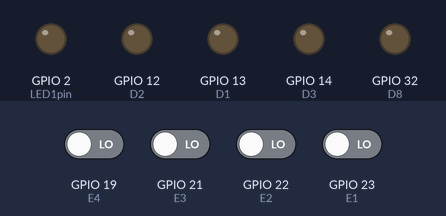
This sketch was run on a simulated ESP32. Shown: output pins drawn as LEDs (lit = HIGH). The inputs (shaded band) are chosen by the test bench; at power-on: GPIO 19 (E4), GPIO 21 (E3), GPIO 22 (E2), GPIO 23 (E1) LOW. WiFi joins after 1.5 s; servers stay silent unless stated; storage starts empty; pins used as bus, display or sensor lines are not drawn; what the sketch prints to the serial monitor is not drawn.

Above: at 3.3 s.
3.4 s: GPIO 19 (E4) driven HIGH
At 4.1 s:
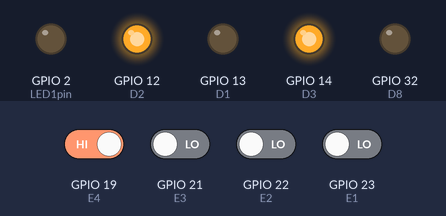
4.9 s: GPIO 21 (E3) driven HIGH
At 5.2 s:
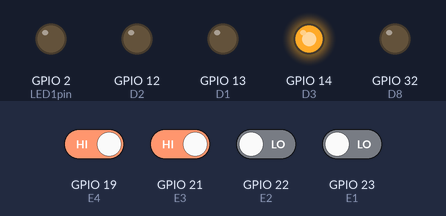
7.9 s: GPIO 19 (E4) driven LOW
At 8.7 s:
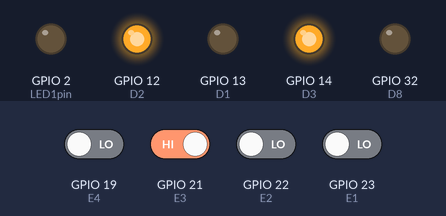
9.4 s: GPIO 21 (E3) driven LOW
At 9.8 s:
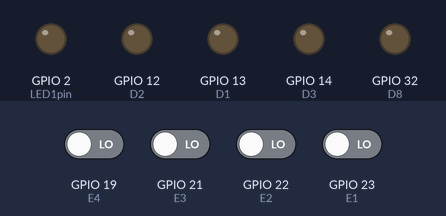
10.9 s: GPIO 19 (E4) driven HIGH and GPIO 21 (E3) driven HIGH and GPIO 22 (E2) driven HIGH and GPIO 23 (E1) driven HIGH
At 12.2 s:
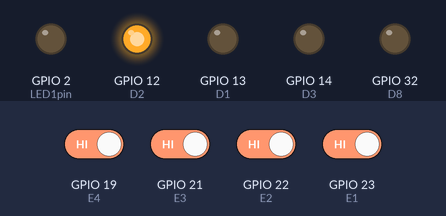
Timing chart, 0 to 13.4 s (numbered marks = the images above; inputs shaded):
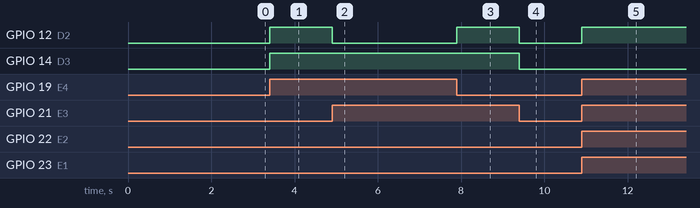

Measured:
- after the input at 3.4 s, GPIO 12 (D2), GPIO 14 (D3): LOW → HIGH at once
- after the input at 4.9 s, GPIO 12 (D2): HIGH → LOW at once
- after the input at 7.9 s, GPIO 12 (D2): LOW → HIGH at once
- after the input at 9.4 s, GPIO 12 (D2), GPIO 14 (D3): HIGH → LOW at once
- after the input at 10.9 s, GPIO 12 (D2): LOW → HIGH at once

The sketch:

Proyecto4.ino
```cpp
/*************************************************************************************************
  ESP32 Web Server
  Ejemplo de creación de Web server con acceso a SPIFFS
  Basándose en los ejemplos de:
  https://lastminuteengineers.com/creating-esp32-web-server-arduino-ide/
  https://electropeak.com/learn
  https://github.com/luisllamasbinaburo/ESP32-Examples
**************************************************************************************************/
//************************************************************************************************
// Librerías
//************************************************************************************************
#include <WiFi.h>
#include <SPIFFS.h>
#include <WebServer.h>
//************************************************************************************************
// Variables globales
//************************************************************************************************
// SSID & Password
const char* ssid = "Casa";  // Enter your SSID here
const char* password = "Clave123";  //Enter your Password here
// uart
#define RX2 16
#define TX2 17

WebServer server(80);  // Object of WebServer(HTTP port, 80 is defult)

uint8_t LED1pin = 2;
bool LED1status = LOW;
uint8_t var = 0;
uint8_t libres = 4;
uint8_t ocupados = 0;
#define E1 23
#define E2 22
#define E3 21
#define E4 19

#define D1 13
#define D2 12
#define D3 14
#define D4 27
#define D5 26
#define D6 25
#define D7 33
#define D8 32

uint8_t espacio1 = 0;
uint8_t espacio2 = 0;
uint8_t espacio3 = 0;
uint8_t espacio4 = 0;
uint8_t espacios = 0;
uint8_t carro1 = 0;
uint8_t carro2 = 0;
uint8_t carro3 = 0;
uint8_t carro4 = 0;
uint8_t temp1 = 0;
uint8_t temp2 = 0;
uint8_t temp3 = 0;
uint8_t temp4 = 0;

void display(uint8_t);

//************************************************************************************************
// Configuración
//************************************************************************************************
void setup() {
  Serial.begin(9600);
  if (!SPIFFS.begin()) {
    Serial.println("An Error has occurred while mounting SPIFFS");
    return;
  }
  // serial con tiva
  Serial1.begin(9600, SERIAL_8N1, RX2, TX2);

  Serial.println("Try Connecting to ");
  Serial.println(ssid);

  pinMode(LED1pin, OUTPUT);
  pinMode(E1, INPUT);
  pinMode(E2, INPUT);
  pinMode(E3, INPUT);
  pinMode(E4, INPUT);

  pinMode(D1, OUTPUT);
  pinMode(D2, OUTPUT);
  pinMode(D3, OUTPUT);
  pinMode(D4, OUTPUT);
  pinMode(D5, OUTPUT);
  pinMode(D6, OUTPUT);
  pinMode(D7, OUTPUT);
  pinMode(D8, OUTPUT);

  // Connect to your wi-fi modem
  WiFi.begin(ssid, password);

  // Check wi-fi is connected to wi-fi network
  while (WiFi.status() != WL_CONNECTED) {
    delay(1000);
    Serial.print(".");
  }
  Serial.println("");
  Serial.println("WiFi connected successfully");
  Serial.print("Got IP: ");
  Serial.println(WiFi.localIP());  //Show ESP32 IP on serial

  server.on("/", handle_OnConnect); // Directamente desde e.g. 192.168.0.8
  server.onNotFound([]() {                  // If the client requests any URI
    if (!HandleFileRead(server.uri()))      // send it if it exists
      handleNotFound();                     // otherwise, respond with a 404 (Not Found) error
  });

  server.begin();
  Serial.println("HTTP server started");
  delay(100);
}
//************************************************************************************************
// loop principal
//************************************************************************************************
void loop() {
  //libres = Serial1.read();

  carro1 = digitalRead(E1);
  carro2 = digitalRead(E2);
  carro3 = digitalRead(E3);
  carro4 = digitalRead(E4);
  if (carro1 == HIGH){
    espacio1 = 1;
  } else{
    espacio1 = 0;
  }
  if (carro2 == HIGH){
    espacio2 = 1;
  } else{
    espacio2 = 0;
  }
  if (carro3 == HIGH){
    espacio3 = 1;
  } else{
    espacio3 = 0;
  }
  if (carro4 == HIGH){
    espacio4 = 1;
  } else{
    espacio4 = 0;
  }
  libres = espacio1 + espacio2 + espacio3 + espacio4;
  ocupados = 4 - libres;
  //Serial.write(libres+48);
  display(libres);
  server.handleClient();
}
//************************************************************************************************
// Handler de Inicio página
//************************************************************************************************
void handle_OnConnect() {
  LED1status = HIGH;
  Serial.println("GPIO2 Status: OFF");
  server.send(200, "text/html", SendHTML(LED1status));
}

//************************************************************************************************
// Procesador de HTML
//************************************************************************************************
String SendHTML(uint8_t led1stat) {
  String ptr = "<!DOCTYPE html> <html>\n";
  ptr += "<head><meta name=\"viewport\" content=\"width=device-width, initial-scale=1.0, user-scalable=no\">\n";
  ptr += "<title>Parqueo-matic</title>\n";
  ptr += "<link rel=\"stylesheet\" href=\"styles.css\">\n";
  ptr += "<script>\n";
  ptr += "<!--\n";
  ptr += "function timedRefresh(timeoutPeriod) {\n";
  ptr += "\tsetTimeout(\"location.reload(true);\",timeoutPeriod);\n";
  ptr += "}\n";
  ptr += "\n";
  ptr += "window.onload = timedRefresh(2500);\n";
  ptr += "\n";
  ptr += "//   -->\n";
  ptr += "</script>";
  ptr += "</head>\n";
  ptr += "<body>\n";
  ptr += "<h1> Parqueo-matic </h1>\n";
  ptr += "<br>\n";
  ptr += "<table >\n";
  ptr += "<tr id=\"titulo\">\n";
    ptr += "<th>Parqueo </th>\n";
    ptr += "<th>Estado </th>\n";
  ptr += "</tr>\n";
  ptr += "<tr>\n";
    if (carro1 == HIGH){
      ptr += "<td >Parqueo 1</td>\n";
      ptr += "<td id=\"libre1\"><b>Libre</b></td>\n";
    } else {
      ptr += "<td >Parqueo 1</td>\n";
      ptr += "<td id=\"ocupado1\"><b>Ocupado</b></td>\n";
    }
  ptr += "</tr>\n";
  ptr += "<tr>\n";
    if (carro2 == HIGH){
      ptr += "<td >Parqueo 2</td>\n";
      ptr += "<td id=\"libre2\"><b>Libre</b></td>\n";
    } else {
      ptr += "<td>Parqueo 2</td>\n";
      ptr += "<td id=\"ocupado2\"><b>Ocupado</b></td>\n";
    }
  ptr += "</tr>\n";
  ptr += "<tr>\n";
    if (carro3 == HIGH){
      ptr += "<td>Parqueo 3</td>\n";
      ptr += "<td id=\"libre3\"><b>Libre</b></td>\n";
    } else {
      ptr += "<td>Parqueo 3</td>\n";
      ptr += "<td id=\"ocupado3\"><b>Ocupado</b></td>\n";
    }
  ptr += "</tr>\n";
  ptr += "<tr>\n";
    if (carro4 == HIGH){
      ptr += "<td>Parqueo 4</td>\n";
      ptr += "<td id=\"libre4\"><b>Libre</b></td>\n";
    } else {
      ptr += "<td>Parqueo 4</td>\n";
      ptr += "<td id=\"ocupado4\"><b>Ocupado</b></td>\n";
    }
  ptr += "</tr>\n";
  ptr += "</table>\n";
  ptr += "<br>\n";
    ptr += "<h1>";
  if (carro1 == LOW){
      ptr += "&#128664   ";
    } else {
      ptr += "___   ";
    }
    if (carro2 == LOW){
      ptr += "&#128664   ";
    } else {
      ptr += "___   ";
    }
    if (carro3 == LOW){
      ptr += "&#128664   ";
    } else {
      ptr += "___   ";
    }
    if (carro4 == LOW){
      ptr += "&#128664   ";
    } else {
      ptr += "___   ";
    }
  ptr += "</h1>\n";
  ptr += "</body>\n";
  ptr += "</html>\n";
  return ptr;
}

void display(uint8_t libres){
  if (libres == 0){
    digitalWrite(D1, LOW);
    digitalWrite(D2, LOW);
    digitalWrite(D3, LOW);
    digitalWrite(D4, HIGH);
    digitalWrite(D5, LOW);
    digitalWrite(D6, LOW);
    digitalWrite(D7, LOW);
  }else if (libres == 1){
    digitalWrite(D1, LOW);
    digitalWrite(D2, HIGH);
    digitalWrite(D3, HIGH);
    digitalWrite(D4, HIGH);
    digitalWrite(D5, HIGH);
    digitalWrite(D6, HIGH);
    digitalWrite(D7, LOW);
  }else if (libres == 2){
    digitalWrite(D1, LOW);
    digitalWrite(D2, LOW);
    digitalWrite(D3, HIGH);
    digitalWrite(D4, LOW);
    digitalWrite(D5, LOW);
    digitalWrite(D6, LOW);
    digitalWrite(D7, HIGH);
  }else if (libres == 3){
    digitalWrite(D1, LOW);
    digitalWrite(D2, LOW);
    digitalWrite(D3, HIGH);
    digitalWrite(D4, LOW);
    digitalWrite(D5, HIGH);
    digitalWrite(D6, LOW);
    digitalWrite(D7, LOW);
  }else if (libres == 4){
    digitalWrite(D1, LOW);
    digitalWrite(D2, HIGH);
    digitalWrite(D3, LOW);
    digitalWrite(D4, LOW);
    digitalWrite(D5, HIGH);
    digitalWrite(D6, HIGH);
    digitalWrite(D7, LOW);
  }
}
//************************************************************************************************
// Handler de not found
//************************************************************************************************
void handleNotFound() {
  server.send(404, "text/plain", "Not found");
}
//************************************************************************************************
// Obtener el tipo de contenido del archivo
//************************************************************************************************
String GetContentType(String filename)
{
  if (filename.endsWith(".htm")) return "text/html";
  else if (filename.endsWith(".html")) return "text/html";
  else if (filename.endsWith(".css")) return "text/css";
  else if (filename.endsWith(".js")) return "application/javascript";
  else if (filename.endsWith(".png")) return "image/png";
  else if (filename.endsWith(".gif")) return "image/gif";
  else if (filename.endsWith(".jpg")) return "image/jpeg";
  else if (filename.endsWith(".ico")) return "image/x-icon";
  else if (filename.endsWith(".xml")) return "text/xml";
  else if (filename.endsWith(".pdf")) return "application/x-pdf";
  else if (filename.endsWith(".zip")) return "application/x-zip";
  else if (filename.endsWith(".gz")) return "application/x-gzip";
  return "text/plain";
}
//************************************************************************************************
// Enviar al servidor el archivo desde SPIFFS
//************************************************************************************************
void ServeFile(String path)
{
  File file = SPIFFS.open(path, "r");
  size_t sent = server.streamFile(file, GetContentType(path));
  file.close();
}
//************************************************************************************************
// Enviar al servidor el archivo desde SPIFFS
//************************************************************************************************
void ServeFile(String path, String contentType)
{
  File file = SPIFFS.open(path, "r");
  size_t sent = server.streamFile(file, contentType);
  file.close();
}
//************************************************************************************************
// Handler de not found
//************************************************************************************************
bool HandleFileRead(String path)
{
  if (path.endsWith("/")) path += "index.html";
  Serial.println("handleFileRead: " + path);

  if (SPIFFS.exists(path))
  {
    ServeFile(path);
    return true;
  }
  Serial.println("\tFile Not Found");
  return false;
}
```
